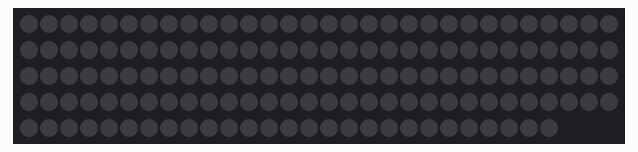
Simulated run of this sketch. Board: Arduino Uno, built with avr-gcc and run on an emulated ATmega328P. On the bench: 147 RGB LEDs in strip order, left to right, continuing on the next row. Dim RGB values are drawn brighter than linear.

Above: at 0.1 s.
At 1.1 s:
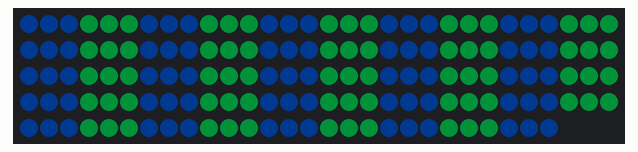
At 2.1 s:
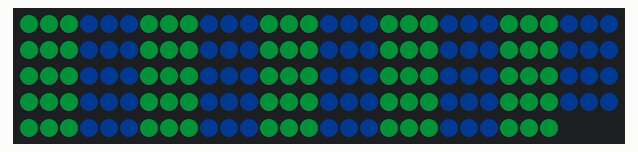

Measured:
- what the display in image 1 shows lasts 1.0 s, from 1.0 s to 2.0 s

The sketch:

basicneopixel.ino
```cpp
//https://learn.adafruit.com/adafruit-neopixel-uberguide/arduino-library-use
#include <Adafruit_NeoPixel.h>


const byte PIN = 9;
const byte NUM_LEDS = 147;
const byte BRIGHTNESS = 18;   //about 25 max with no flicker
bool toggle = 0;
Adafruit_NeoPixel strip = Adafruit_NeoPixel(NUM_LEDS, PIN, NEO_GRB + NEO_KHZ800);

void setup() {
  Serial.begin(9600);
  strip.setBrightness(BRIGHTNESS);
  strip.begin();
  //  for (int i = 0; i < NUM_LEDS; i++) {
  //      strip.setPixelColor(i, 255, 200, 255);
  //  }
}

void loop() {
  strip.show();
  delay(1000);
  if (toggle) {
    toggle = false;

  for (int i = 0; i < NUM_LEDS; i++) {
    if ((i / 3) % 2) {
      strip.setPixelColor(i, 0, 100, 255);
    } else {
      strip.setPixelColor(i, 0, 255, 100);
    }
  }

  } else {
    toggle = true;

      for (int i = 0; i < NUM_LEDS; i++) {
    if ((i / 3) % 2) {
      strip.setPixelColor(i, 0, 255, 100);
    } else {
      strip.setPixelColor(i, 0, 100, 255);
    }
  }
  }
}
```
